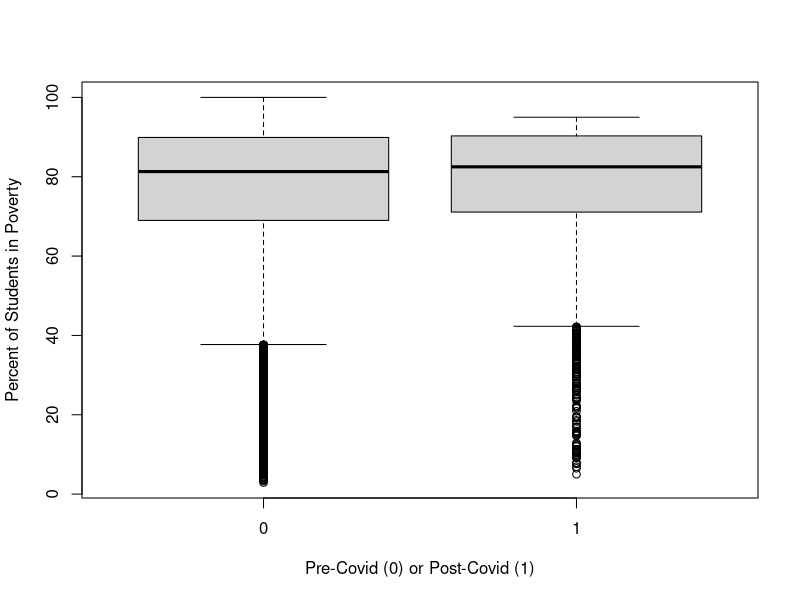
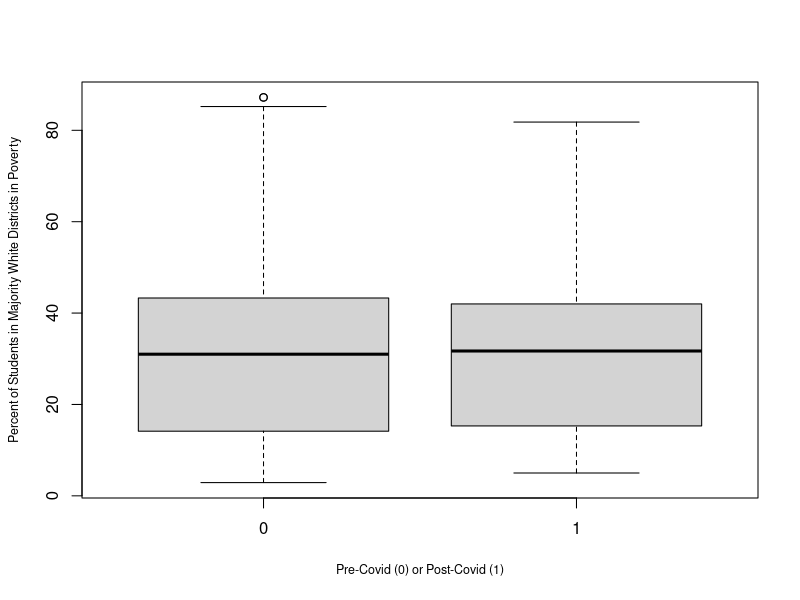
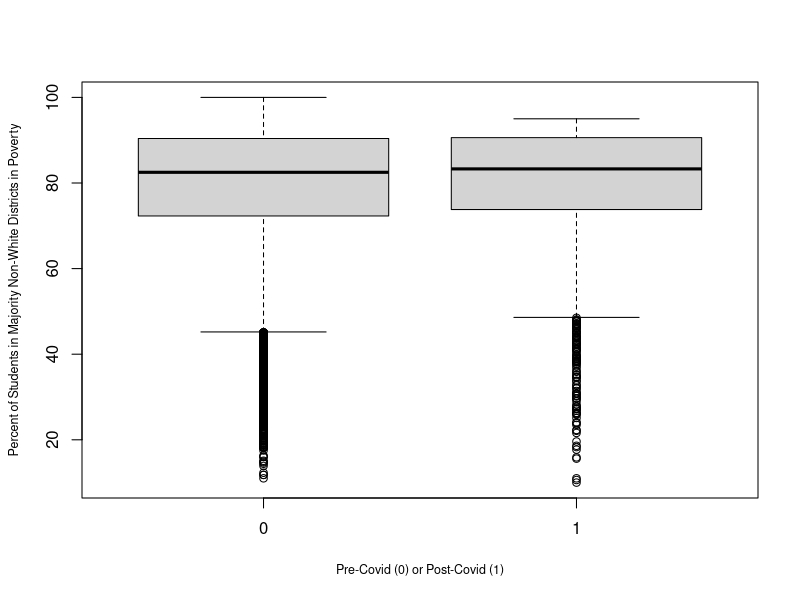
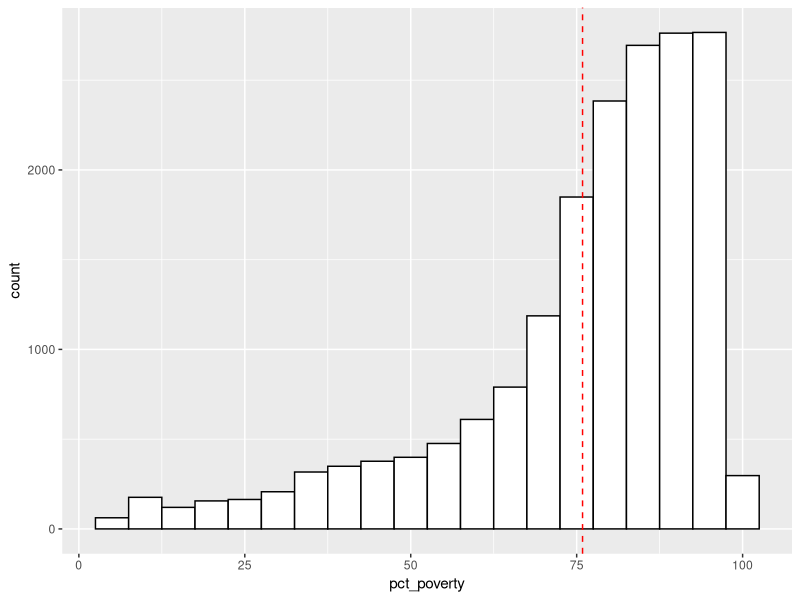
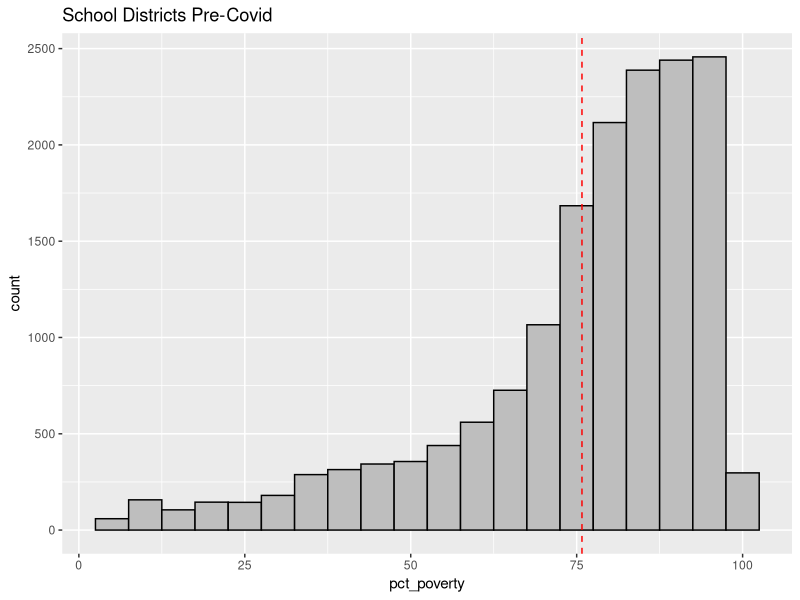
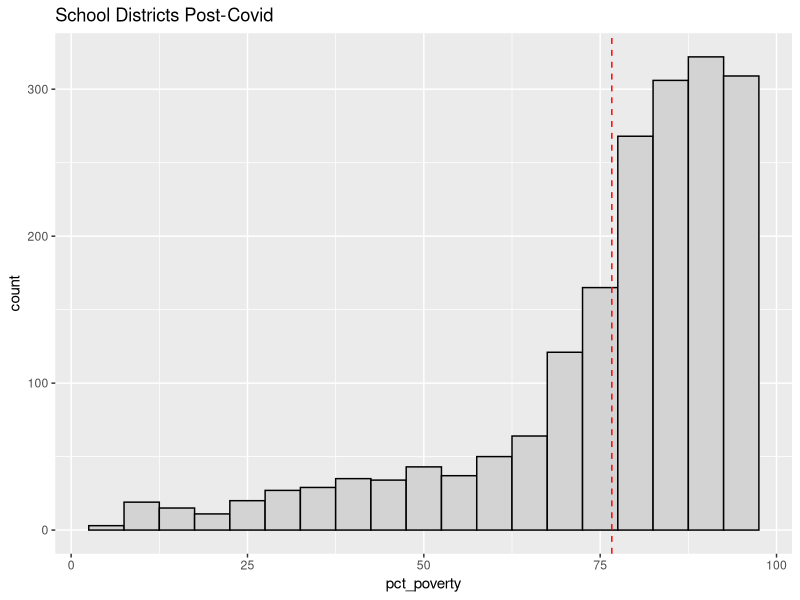
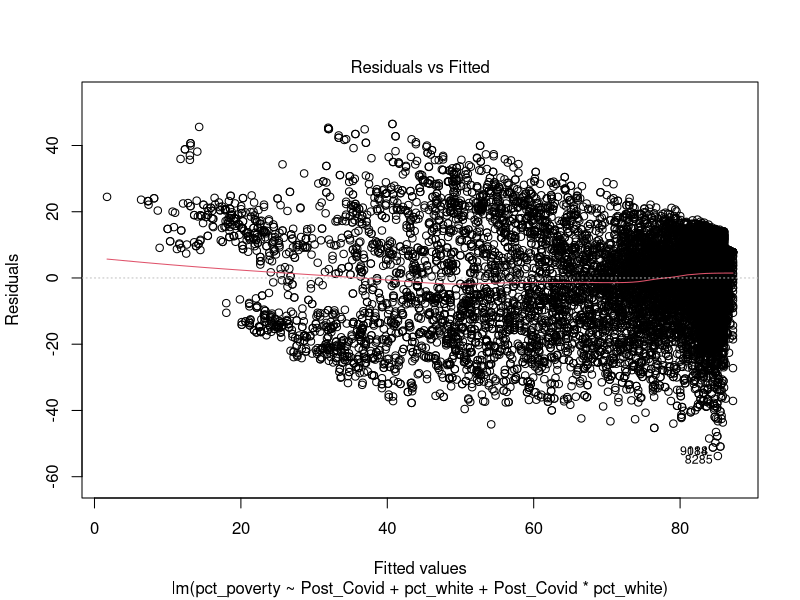
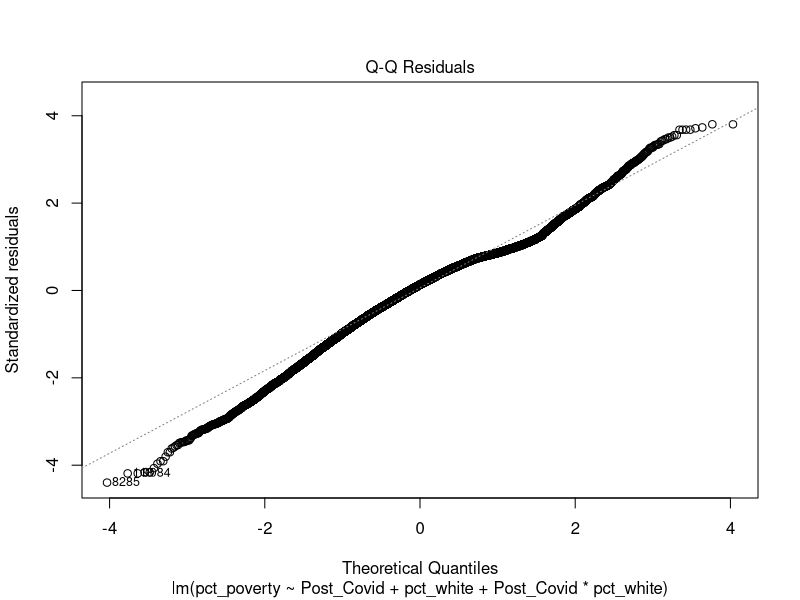

Source code (R) for these figures, in order:
## ---- chunk 1
library(tidyverse)
library(readr)
library(scales)
library(ggplot2)

# Importing datasets

NYC_2019 <- read_csv("_data/2018-2019_School_Demographic_Snapshot.csv", col_types = cols(`Grade PK (Half Day & Full Day)` = col_skip(), `# Multiple Race Categories Not Represented` = col_skip(), `% Multiple Race Categories Not Represented` = col_skip()))

NYC_2019$`% Poverty` <- percent(NYC_2019$`% Poverty`, accuracy=0.1)

NYC_2021 <- read_csv("_data/2020-2021_Demographic_Snapshot_School.csv", col_types = cols(`Grade 3K+PK (Half Day & Full Day)` = col_skip(), `# Multi-Racial` = col_skip(), `% Multi-Racial` = col_skip(), `# Native American` = col_skip(), `% Native American` = col_skip(), `# Missing Race/Ethnicity Data` = col_skip(), `% Missing Race/Ethnicity Data` = col_skip()))

# In order to bind the data, I had to remove columns that were not present in the other spreadsheet: Grade PK or 3K, Native American, the different multi-racial categories, and Missing Data

school_data <- rbind(NYC_2019, NYC_2021)

# Renaming some columns

school_data$pct_white <- school_data$'% White'

school_data$pct_poverty <- school_data$'% Poverty'

# Making values coded as "above 95%" to equal 95% and "below 5%" to equal 5% for the purposes of this analysis

school_data$pct_poverty <- recode(school_data$pct_poverty, "Above 95%" = "95%", "Below 5%" = "5%")

# Re-coding variables as numeric

school_data$pct_poverty <- sapply(school_data$pct_poverty, function(x) gsub("%", "", x))

school_data$pct_poverty <- as.numeric(school_data$pct_poverty)

school_data$`Economic Need Index` <- as.numeric(school_data$`Economic Need Index`)

# Creating a new variable of post-Covid (1) and pre-Covid (0)

school_data$Post_Covid <- ifelse(school_data$Year == "2020-21", c("1"), c("0"))
## ---- chunk 2
glimpse(school_data)
## ---- chunk 3
summary(school_data)

# Note: the summary data for the enrollment numbers split by grade is somewhat off (especially minimums) because there is no variable listed for type of school (i.e., middle versus high school). So, for example, an elementary school would have an enrollment total of 0 for grade 12, which would show up as the minimum.
## ---- chunk 4
post_white <- filter(school_data, pct_white > 0.5 & Post_Covid == "1")
post_nonwhite <- filter(school_data, pct_white <= 0.5 & Post_Covid == "1")
pre_white <- filter(school_data, pct_white > 0.5 & Post_Covid == "0")
pre_nonwhite <- filter(school_data, pct_white <= 0.5 & Post_Covid == "0")
post <- filter(school_data, Post_Covid == "1")
pre <- filter(school_data, Post_Covid == "0")
white <- filter(school_data, pct_white > 0.5)
nonwhite <- filter(school_data, pct_white <= 0.5)
## ---- chunk 5
boxplot(school_data$pct_poverty ~ school_data$Post_Covid,
        xlab = "Pre-Covid (0) or Post-Covid (1)",
        ylab = "Percent of Students in Poverty")
## ---- chunk 6
boxplot(white$pct_poverty ~ white$Post_Covid,
        xlab = "Pre-Covid (0) or Post-Covid (1)",
        ylab = "Percent of Students in Majority White Districts in Poverty",
        cex.lab = 0.75)
## ---- chunk 7
boxplot(nonwhite$pct_poverty ~ nonwhite$Post_Covid,
        xlab = "Pre-Covid (0) or Post-Covid (1)",
        ylab = "Percent of Students in Majority Non-White Districts in Poverty",
        cex.lab = 0.75)
## ---- chunk 8
ggplot(school_data, aes(x=pct_poverty)) +
  geom_histogram(binwidth = 5, color="black", fill="white") +
  geom_vline(aes(xintercept=mean(pct_poverty)), color="red", linetype="dashed")
## ---- chunk 9
ggplot(pre, aes(x=pct_poverty)) +
  geom_histogram(binwidth = 5, color="black", fill="gray") +
  labs(title="School Districts Pre-Covid") +
  geom_vline(aes(xintercept=mean(pct_poverty)), color="red", linetype="dashed")

ggplot(post, aes(x=pct_poverty)) +
  geom_histogram(binwidth = 5, color="black", fill="light gray") +
  labs(title="School Districts Post-Covid") +
  geom_vline(aes(xintercept=mean(pct_poverty)), color="red", linetype="dashed")
## ---- chunk 10
mean(post_white$pct_poverty) - mean(pre_white$pct_poverty)

mean(post_nonwhite$pct_poverty) - mean(pre_nonwhite$pct_poverty)

mean(post$pct_poverty) - mean(pre$pct_poverty)
## ---- chunk 11
# Hypothesis Test

model <- lm(pct_poverty ~ Post_Covid + pct_white + Post_Covid * pct_white, data = school_data)
summary(model)
## ---- chunk 12
quantile(school_data$pct_white)

# First quartile
1.2192 * 0.014

# Third Quartile
1.2192 * 0.144
## ---- chunk 13
model2 <- lm(pct_poverty ~ Post_Covid + pct_white, data = school_data)
summary(model2)
## ---- chunk 14
PRESS <- function(linear.model) {

  pr <- residuals(linear.model)/(1-lm.influence(linear.model)$hat)

  PRESS <- sum(pr^2)
  
  return(PRESS)
}

PRESS(model)
PRESS(model2)
## ---- chunk 15
plot(model)
